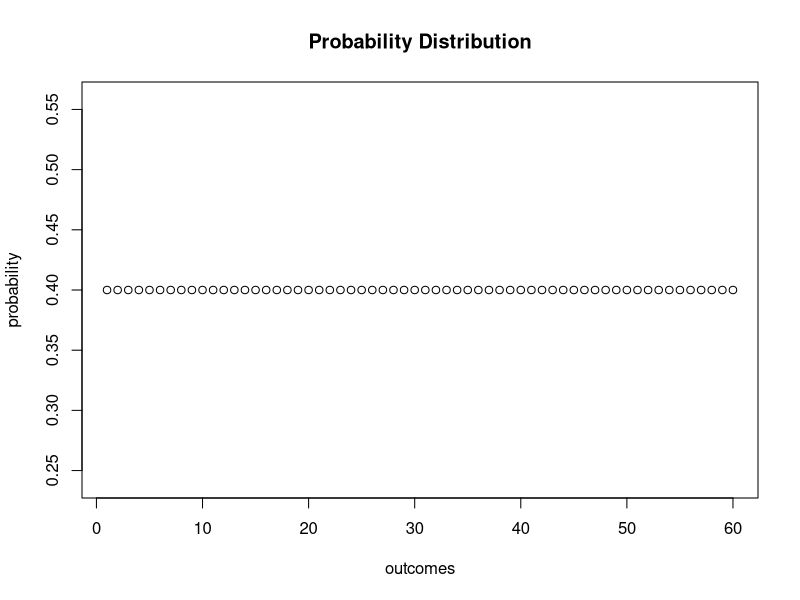

This figure's R source: (Note: this script raises an error after producing the figure.)
## ---- chunk 1

probability <- rep(0.4, 60) 
plot(probability,
     xlab = "outcomes",
     main = "Probability Distribution") 
#a)====
dbinom(24,60,0.4)
pbinom(24,60,0.4)
1-pbinom(29,60,0.4)
sum(dbinom(30:60,60,0.4))

#b)====
sum(dbinom(20:30,60,0.4))
1-pbinom(19,60,0.4)
#P(X>=20)+P(X>=40)
sum(dbinom(20:60,60,0.4))+sum(dbinom(40:60,60,0.4))
#c)====
#P(X>=20) AND P(X>=10)
sum(dbinom(20:60,60,0.4))
sum(dbinom(10:60,60,0.4))
#Da 20:60 bereits in 10:60 enthalten ist, gilt nur 10:60
#d)====
#Erwartungswert ist SUM(Xxf(x))
#every value has the same probability
sum(probability)
sqrt(60*0.4*0.6)

#c)====
qbinom(c(0.025,0.5,0.975),60,0.4)
## ---- chunk 2
#Normal
#µ, σ
#dnorm(x, µ, σ) pnorm(x, µ, σ) qnorm (α, µ, σ) rnorm(10, µ, σ)
#a)====
#P (X < 1.4) = pnorm(1.4, 1.9, 0.5) = 0.1586.
#P(X<2.3)-P(X=1.6)
pnorm(2.3,0,1)-pnorm(1.6,0,1)

#b====

pnorm(1.64,0,1)

#c====
pnorm (-1.02,0,1)-pnorm(-1.64,0,1)

#d====

pnorm(1.96,0,1)-0.5

#e====
pnorm(1.96,0,1)-pnorm(-1.96,0,1)

#f====
qnorm(c(0.025, 0.05,0.5,0.95,0.975))
## ---- chunk 3
#a====
#calculate mean first and sd first

pnorm(12,10,2)

#b====
1-pnorm(8,10,2)
#c====
pnorm(10.5, 10, 2)- pnorm(9,10,2)
#d====
qnorm(c(0.025, 0.05,0.5,0.95,0.975),mean =10, sd=2 )

## ---- chunk 4
#T #m=6 #dt(x, m) #pt(x, m) #qt(α, m) #rt(10, m)
#a====
pt(1,6)
#b====
1-pt(2,6)
#c====
pt(1,6)-pt(-1,6)
#d==== Rechtschreibfehler?
pt(2,6)-pt(-2,6)
#e====
qt(c(0.025, 0.05,0.5,0.95,0.975),6 )

## ---- chunk 5
#m,n df(x, m, n) pf(x, m, n) qf(α, m, n) rf(10, m, n)
#a)====
pf(3, 8,5)
#b)====
1-pf(4,8,5)
#c)====
pf(6,8,5)-pf(1,8,5)

#d)====
qf(c(0.025, 0.05,0.5,0.95,0.975),8,5 )


## ---- chunk 6
#Chi-squared m dchisq(x, m) pchisq(x, m) qchisq(α, m) rchisq(10, m)
#a)====

pchisq(3,10)
#b)====
1-pchisq(4,10)
#c)====
pchisq(6,10)-pchisq(1,10)
#d)====
qchisq(c(0.025, 0.05,0.5,0.95,0.975),10)

## ---- chunk 7
#a)====
#Use binomial Distribution: pbinom(x,n,p)
#P(X=14)
dbinom(14,20, 0.7)
#b)====
#P(X<= 14)
pbinom(14,20,0.7)

#c)====
#P(X>10)
1-pbinom(10,20,0.7)

#d)====
#P(10<X<15)
pbinom(15,20,0.7)-pbinom(10,20,0.7)

#e)====
#m=N*p
20*0.7

#f)====
#square root of variance S^2: S^2=Np(1-p)
sqrt(20*0.7*(1-0.7))

## ---- chunk 8
#Use normal distribution
#a)====
#P(X<1.2)
pnorm(1.2,1.6,0.4)

#b)====
#P(1.2 < X < 2.0)
pnorm(2,1.6,0.4)-pnorm(1.2,1.6,0.4)

#c)====
#P(0.8 < X < 2.4)
pnorm(2.4,1.6,0.4)-pnorm(0.8,1.6,0.4)

#d)====
qnorm(c(0.025, 0.05,0.5,0.95,0.975),mean =1.6, sd=0.4 )

#e)====
x<- rnorm(1000,1.6,0.4)
mean(x)
sd(x)
#close but not the same values
## ---- chunk 9
data(golub, package="multtest")
gol.fac<-factor(golub.cl, levels=0:1, labels = c("ALL","AML"))

nrow(golub[,gol.fac=="ALL"])
#WHERE does the 27 come from???
# I do not have the same result as the reference, which has ALOT larger tvalues

tvalues <- apply(golub[,gol.fac=="ALL"],1, function(x) sqrt(3051)*mean(x))
o <- order(tvalues,decreasing=TRUE)
tvalues[o[1:3]]
golub.gnames[o[1:3],2]
#a)====
data(golub, package="multtest")
gol.fac <- factor(golub.cl,levels=0:1, labels= c("ALL","AML"))
tval <- apply(golub[,gol.fac=="ALL"],1,function(x) sqrt(27) * mean(x))
o <- order(tval,decreasing=TRUE)
tval[o[1:3]]
max(tval)
golub.gnames[o[1:3],2]


#b)====
sdall <- apply(golub[,gol.fac=="ALL"],1, sd)
sdaml <- apply(golub[,gol.fac=="AML"],1, sd)
sdratio <- sdall/sdaml
sum( sdratio > 0.5 & sdratio < 1.5)
## ---- chunk 10
an <- sqrt(2*log(n)) - 0.5*(log(log(n))+log(4*pi))*(2*log(n))^(-1/2)
bn <- (2*log(n))^(-1/2)


## ---- chunk 11

